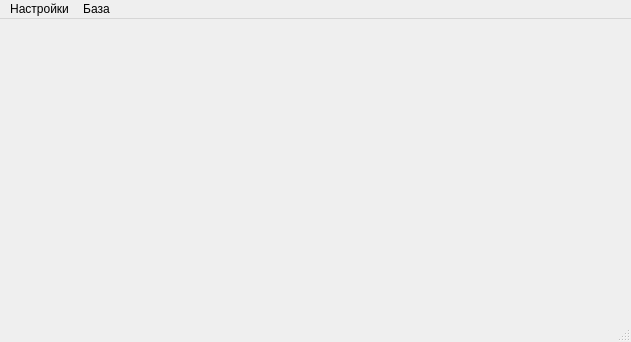
<?xml version="1.0" encoding="UTF-8"?>
<ui version="4.0">
 <class>MainMenu</class>
 <widget class="QMainWindow" name="MainMenu">
  <property name="geometry">
   <rect>
    <x>0</x>
    <y>0</y>
    <width>631</width>
    <height>342</height>
   </rect>
  </property>
  <property name="windowTitle">
   <string>Controlcenter</string>
  </property>
  <widget class="QWidget" name="centralwidget">
   <layout class="QVBoxLayout" name="verticalLayout"/>
  </widget>
  <widget class="QMenuBar" name="menuBar">
   <property name="geometry">
    <rect>
     <x>0</x>
     <y>0</y>
     <width>631</width>
     <height>27</height>
    </rect>
   </property>
   <widget class="QMenu" name="menu_base">
    <property name="title">
     <string>База</string>
    </property>
    <addaction name="action_create_db"/>
    <addaction name="action_connect_db"/>
   </widget>
   <widget class="QMenu" name="obj_settings">
    <property name="title">
     <string>Настройки</string>
    </property>
    <addaction name="action_settings"/>
    <addaction name="separator"/>
    <addaction name="action_exit"/>
   </widget>
   <addaction name="obj_settings"/>
   <addaction name="menu_base"/>
  </widget>
  <widget class="QStatusBar" name="statusBar"/>
  <action name="action_create_db">
   <property name="text">
    <string>Создать базу данных</string>
   </property>
  </action>
  <action name="action_connect_db">
   <property name="text">
    <string>Подключить базу данных</string>
   </property>
  </action>
  <action name="action_settings">
   <property name="text">
    <string>Настройки пользователя</string>
   </property>
  </action>
  <action name="action_exit">
   <property name="text">
    <string>Выход</string>
   </property>
  </action>
 </widget>
 <resources/>
 <connections/>
</ui>
